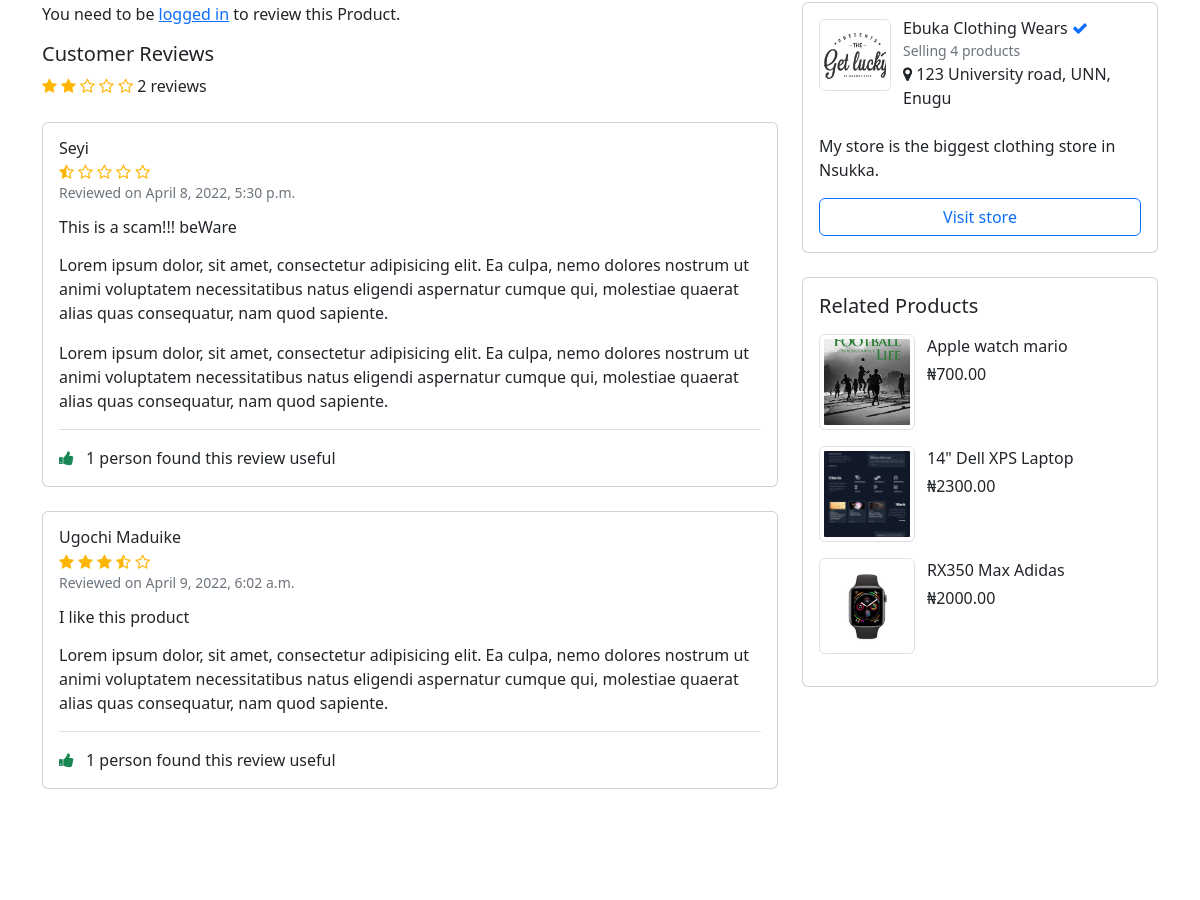
Before: /products/gopro-hero6-4k-action-camera-black/ (middle part) with the older database file.
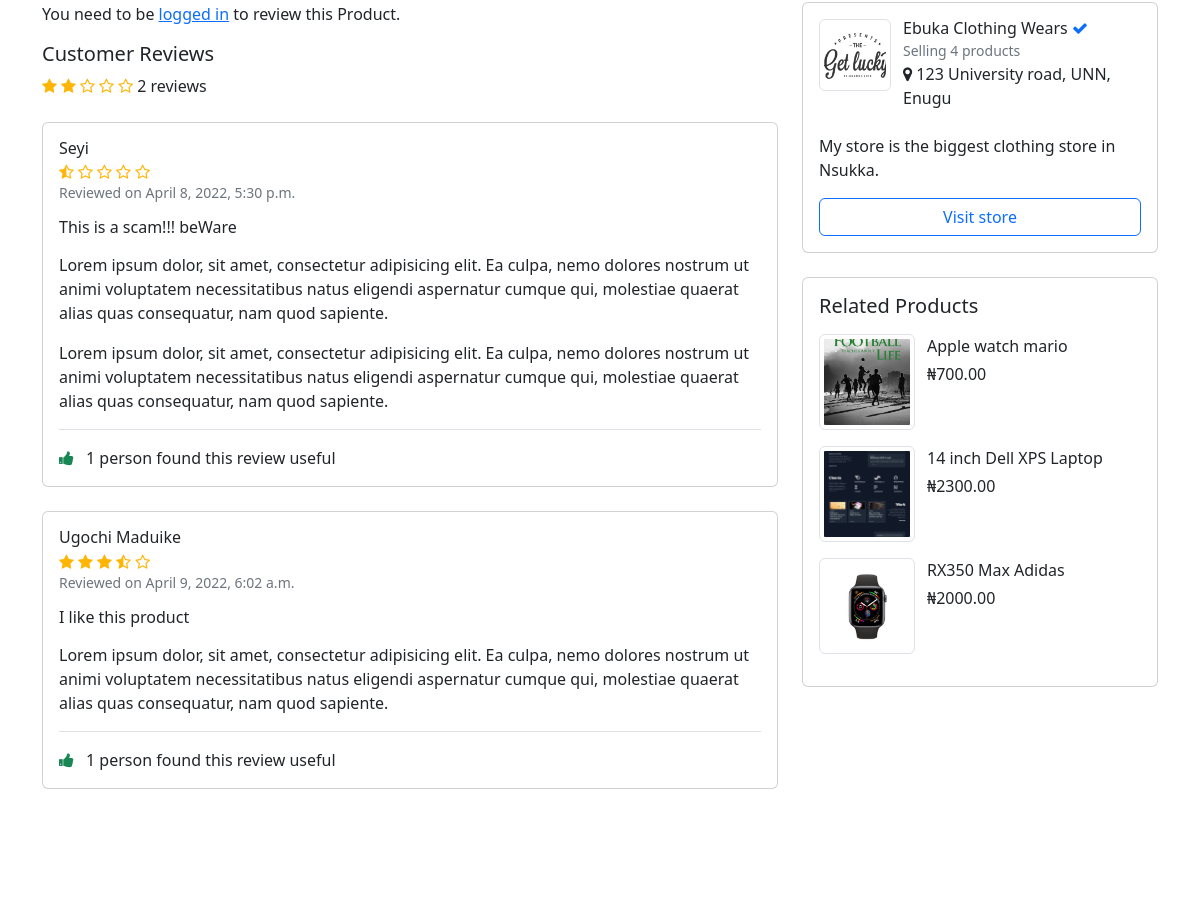
After: the same page with the newer database file.
### products/models.py (models this page shows, shortened)
class Product(models.Model):
    category = models.ForeignKey(
        Category,
        on_delete=models.PROTECT,
        related_name=_("products"),
        verbose_name=_("category"),
        help_text=_("format: required"),
    )
    name = models.CharField(
        max_length=255,
        verbose_name=_("name"),
        help_text=_("format: required, max-255"),
        db_index=True,
    )
    slug = models.SlugField(
        max_length=255,
        verbose_name=_("product safe URL"),
        help_text=_(
            "format: required, letters, numbers, underscores or hyphens"
        ),
        db_index=True,
    )
    description = models.TextField(
        verbose_name=_("product description"),
        help_text=_("format: required"),
    )
    price = models.DecimalField(
        max_digits=7,
        decimal_places=2,
        verbose_name=_("price"),
        help_text=_("format: maximum price 99999.99"),
        error_messages={
            "name": {
                "max_length": _("the price must be between 0 and 99999.99."),
            },
        },
    )
    image = models.ImageField(
        verbose_name=_("image"),
        help_text=_("Upload a product image"),
        upload_to="images/",
    )
    alt_text = models.CharField(
        verbose_name=_("Alternative text"),
        help_text=_("Please add alternative text"),
        max_length=255,
        null=True,
        blank=True,
    )
    is_available = models.BooleanField(
        default=True,
        verbose_name=_("product availability"),
        help_text=_("format: true=product available"),
    )
    units = models.IntegerField(
        default=0,
        verbose_name=_("units"),
        help_text=_("format: required, default-0"),
    )
    units_sold = models.IntegerField(
        default=0,
        verbose_name=_("units sold to date"),
        help_text=_("format: required, default-0"),
    )
    vendor = models.ForeignKey(
        User,
        related_name=_("products"),
        on_delete=models.CASCADE
    )
    created = models.DateTimeField(
        auto_now_add=True,
        verbose_name=_("created"),
        help_text=_("format: Y-m-d H:M:S"),
    )
    updated = models.DateTimeField(
        auto_now=True,
        verbose_name=_("date product last updated"),
        help_text=_("format: Y-m-d H:M:S"),
    )
    class Meta:
        ordering = ("-created",)
        verbose_name = _("product")
        verbose_name_plural = _("products")
    def get_absolute_url(self):
        return reverse('products:detail',
                       kwargs={'slug': self.slug})
    def average_review(self):
        reviews = Review.objects.filter(
            product=self, is_visible=True).aggregate(average=Avg('rating'))
        avg = 0.0
        if reviews['average'] is not None:
            avg = float(reviews['average'])
        return avg
    def count_review(self):
        reviews = Review.objects.filter(
            product=self, is_visible=True).aggregate(count=Count('id'))
        count = 0
        if reviews['count'] is not None:
            count = int(reviews['count'])
        return count

### products/views.py (the view)
# urls.py: path('<slug:slug>/', views.product_detail, name='detail'),
def product_detail(request, slug):
    product = get_object_or_404(Product, slug=slug)
    cart_product_form = CartAddProductForm()
    reviews = product.reviews.filter(is_visible=True)
    if request.user.is_authenticated:
        try:
            user_review = Review.objects.get(
                user__id=request.user.id, product__slug=product.slug)
        except Review.DoesNotExist:
            user_review = None
    else:
        user_review = None
    if request.method == 'POST':
        review_form = ReviewForm(request.POST)
        if review_form.is_valid():
            review = review_form.save(commit=False)
            review.user = request.user
            review.product = product
            review.ip = request.META.get('REMOTE_ADDR')
            review.user_agent_data = request.META.get('HTTP_USER_AGENT')
            review.save()
            messages.success(
                request, "Thanks! Your review was submitted successfully.")
            return redirect('products:detail', product.slug)
        else:
            messages.warning(
                request, "An error occured while submitting your form, check below")
    else:
        review_form = ReviewForm()
    similar_products = list(product.category.products.exclude(
        id=product.id))
    if len(similar_products) >= 4:
        similar_products = random.sample(similar_products, 4)
    template_name = "products/detail.html"
    context = {
        "product": product,
        "cart_product_form": cart_product_form,
        "reviews": reviews,
        "user_review": user_review,
        "review_form": review_form,
        "similar_products": similar_products,
    }
    return render(request, template_name, context)

### carts/cart.py (called while the page is built)
    def __len__(self):
        return sum(item['quantity'] for item in self.cart.values())

### carts/context_processors.py (called while the page is built)
def cart(request):
    return {'cart': Cart(request)}

### templates/products/detail.html (shortened to what the changed rows need)
{% extends 'base.html' %}
{% block content %}
<section class="padding-y">
    <div class="container">
        <div class="row my-5">
            <div class="col-lg-4">
                <div class="card">
                    <div class="card-body">
                        {% for p in similar_products %}
                        <article class="itemside mb-3">
                            <a href="{{ p.get_absolute_url }}" class="aside">
                                <img src="{{ p.image.url }}" class="img-md img-thumbnail">
                            </a>
                            <div class="info">
                                <a href="{{ p.get_absolute_url }}" class="title mb-1">{{ p.name }}</a>
                                <div class="price mb-1">&#8358;{{ p.price }}</div>
                            </div>
                        </article>
                        {% endfor %}
                    </div>
                </div>
            </div>
        </div>
    </div>
</section>
{% endblock %}

Changed rows visible on the page:
changed Product: name "14\" Dell XPS Laptop" → "14 inch Dell XPS Laptop"
